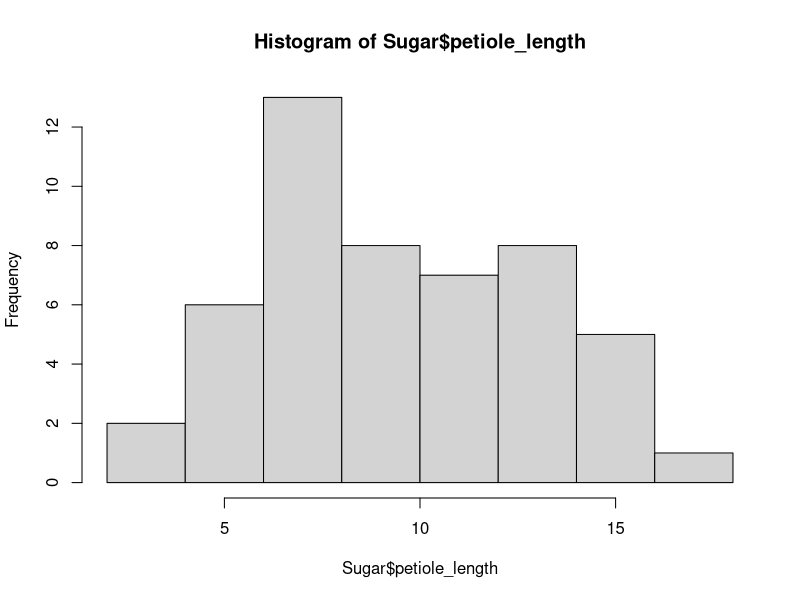

The R source for this figure:
## ---- chunk 1
knitr::opts_chunk$set(echo = TRUE)
## ---- chunk 2
rm(list = ls()) # clears the environment
library(dplyr) # loads in the dplyr package
library(here) # loads in the here package
## ---- chunk 3
Leaves <- read.csv(here("Data", "Class_leaf_measurements.csv")) # read in the data starting from Meyer-Homework, and specifying the path in quotes
## ---- chunk 4
str(Leaves) # lets us see the structure of the Leaves df, showing variable data types
## ---- chunk 5
names(Leaves) <- c("tree_num", "species", "leaf_num", "DBH_cm", "petiole_length",
                   "total_length_cm", "middle_lobe_length_cm", "middle_lobe_width_cm", "person")
# this is going to overwrite the variable names in Leaves using the list that we want
## ---- chunk 6
Leaves <- Leaves %>% mutate(species = as.factor(species)) # mutating species as a factor rather than character
## ---- chunk 7
Leaves$species <-as.factor(Leaves$species)
## ---- chunk 8
unique(Leaves$species) # show all of the unique versions of species
## ---- chunk 9
redmaples <- which(Leaves$species == "red maple" | Leaves$species == "Red Maple" | Leaves$species == "Red maple") # find all of the indices for the 3 levels of red maple

Leaves$species[redmaples] <- "red maple" # replace those indices with "red maple"
## ---- chunk 10
sugarmaples <- which(Leaves$species == "sugar maple" | Leaves$species == "Sugar Maple" | Leaves$species == "Sugar maple") # find all of the indices for the 3 levels of sugar maple

Leaves$species[sugarmaples] <- "sugar maple" # replace those indices with "sugar maple"
## ---- chunk 11
norwaymaples <- which(Leaves$species == "Norway maple" | Leaves$species == "Norway mapel" | Leaves$species == "Norway Maple") # find all of the indices for the 3 levels of Norway maple

Leaves$species[norwaymaples] <- "Norway maple" # replace those indices with "Norway maple"
## ---- chunk 12
Sugar <- Leaves %>% filter(species == "sugar maple") # filtering out the sugar maple observations
## ---- chunk 13
Sugar <- Sugar %>% select(-c(person, leaf_num, tree_num)) # choosing the variables we do not want using select(-c())
## ---- chunk 14
hist(Sugar$petiole_length) # make a histogram for the petiole length variable
